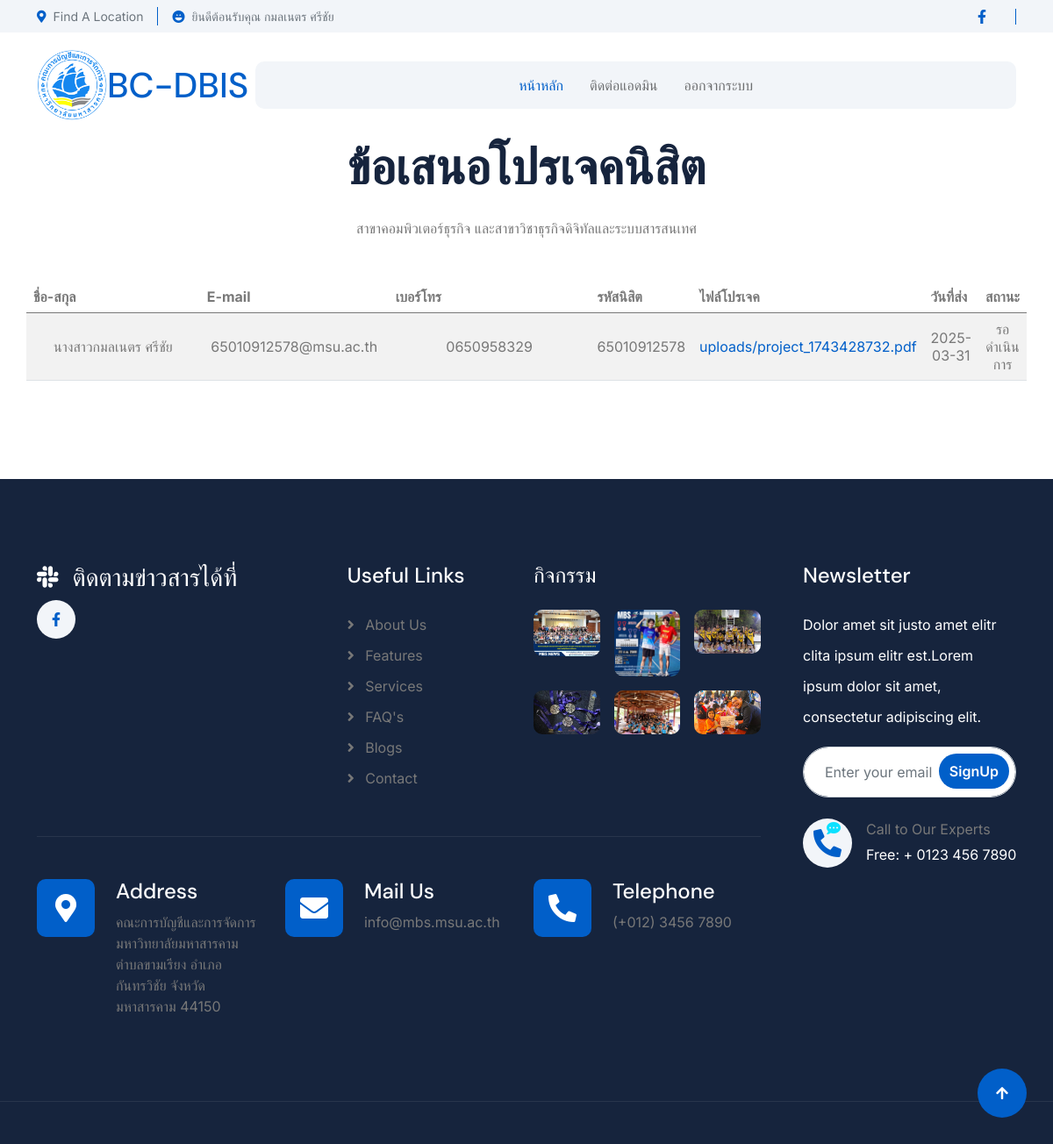
Page /LifeSure-1.0.0/student_status.php (signed in) on the committed database.
### tables this page shows
CREATE TABLE `project` (
  `p_id` int(11) NOT NULL,
  `p_name` varchar(200) NOT NULL,
  `p_phone` varchar(10) NOT NULL,
  `p_email` varchar(500) NOT NULL,
  `p_idstudent` varchar(11) NOT NULL,
  `p_subject` varchar(200) NOT NULL,
  `p_file` longblob NOT NULL,
  `created_at` date NOT NULL DEFAULT current_timestamp(),
  `t_id` int(11) NOT NULL,
  `s_id` int(4) NOT NULL,
  `p_status` varchar(255) DEFAULT 'รอดำเนินการ'
);

### LifeSure-1.0.0/student_status.php (the view, shortened to what this page needs)
<?php
    include_once("connect.php");
?>
<html lang="en">
    <head>
        <link rel="stylesheet" href="https://use.fontawesome.com/releases/v5.15.4/css/all.css"/>
        <link href="https://cdn.jsdelivr.net/npm/bootstrap-icons@1.4.1/font/bootstrap-icons.css" rel="stylesheet">
        <link rel="stylesheet" href="lib/animate/animate.min.css"/>
        <link href="lib/lightbox/css/lightbox.min.css" rel="stylesheet">
        <link href="lib/owlcarousel/assets/owl.carousel.min.css" rel="stylesheet">
        <link href="css/bootstrap.min.css" rel="stylesheet">
        <link href="css/style.css" rel="stylesheet">
    </head>
    <body>
<div class="container-fluid topbar px-0 px-lg-4 bg-light py-2 d-none d-lg-block">
            <div class="container">
                <div class="row gx-0 align-items-center">
                    <div class="col-lg-8 text-center text-lg-start mb-lg-0">
                        <div class="d-flex flex-wrap">
                            <div class="border-end border-primary pe-3">
                                <a href="https://shorturl.asia/Lw9xf" class="text-muted small"><i class="fas fa-map-marker-alt text-primary me-2"></i>Find A Location</a>
                            </div>
                            <div class="ps-3">
                                <div class="text-muted small"><i class="bi bi-emoji-laughing-fill text-primary me-2"></i>ยินดีต้อนรับคุณ <?=$_SESSION['sname'];?></div>
                            </div>
                        </div>
                    </div>
                    <div class="col-lg-4 text-center text-lg-end">
                        <div class="d-flex justify-content-end">
                            <div class="d-flex border-end border-primary pe-3">
                                <a class="btn p-0 text-primary me-3" href="https://www.facebook.com/bc.mbs.thailand"><i class="fab fa-facebook-f"></i></a>
                            </div>
                        </div>
                    </div>
                </div>
            </div>
        </div>
        <div class="container-fluid nav-bar px-0 px-lg-4 py-lg-0">
            <div class="container">
                <nav class="navbar navbar-expand-lg navbar-light">
                <img src="image/1.jpg" class="rounded-circle" width="80" height="80">
                        <h1 class="text-primary mb-0 text-primary me-2"></i>BC-DBIS</h1>
                    <div class="collapse navbar-collapse" id="navbarCollapse">
    <div class="navbar-nav mx-0 mx-lg-auto d-flex align-items-center">
        <a href="indexstudent.php" class="nav-item nav-link active">หน้าหลัก</a>
        <a href="contact-admin1.php" class="nav-item nav-link">ติดต่อแอดมิน</a>
        <a href="logout.php" class="nav-item nav-link">ออกจากระบบ</a>
</div>
</div>
                        </div>
                    </div>
        <?php
if (isset($_SESSION['sid'])) {
    $s_id = $_SESSION['sid'];
    $s_id = mysqli_real_escape_string($conn, $s_id);
} else {
    header("Location: login.php");
    exit();
}
$sql = "SELECT * FROM `project` WHERE s_id = '$s_id' ORDER BY p_id DESC";
$rs = mysqli_query($conn, $sql);
?>
<div class="container-fluid team pb-5">
    <div class="container pb-5">
        <div class="text-center mx-auto pb-5 wow fadeInUp" data-wow-delay="0.2s" style="max-width: 800px;">
            <h1 class="display-4 mb-4">ข้อเสนอโปรเจคนิสิต</h1>
            <p class="mb-0">สาขาคอมพิวเตอร์ธุรกิจ และสาขาวิชาธุรกิจดิจิทัลและระบบสารสนเทศ</p>
        </div>
        <div class="row g-4">
            <table class="table table-striped table-hover">
                <thead>
                    <tr>
                        <th scope="col" width="15%">ชื่อ-สกุล</th>
                        <th scope="col" width="15%">E-mail</th>
                        <th scope="col" width="15%">เบอร์โทร</th>
                        <th scope="col" width="15%">รหัสนิสิต</th>
                        <th scope="col" width="18%">ไฟล์โปรเจค</th>
                        <th scope="col" width="15%">วันที่ส่ง</th>
                        <th scope="col" width="14%">สถานะ</th>
                    </tr>
                </thead>
                <tbody>
                    <?php
                    while($data = mysqli_fetch_array($rs)){
                        $status = $data['p_status'];
                    ?>
                    <tr>
                        <td width="35%" style="text-align: center; vertical-align: middle;"><?= $data['p_name']; ?></td>
                        <td width="20%" style="text-align: center; vertical-align: middle;"><?= $data['p_email']; ?></td>
                        <td width="35%" style="text-align: center; vertical-align: middle;"><?= $data['p_phone']; ?></td>
                        <td width="35%" style="text-align: center; vertical-align: middle;"><?= $data['p_idstudent']; ?></td>
                        <td width="20%" style="text-align: center; vertical-align: middle;">
                            <a href="<?= $data['p_file']; ?>" target="_blank"><?= $data['p_file']; ?></a>
                        </td>
                        <td width="20%" style="text-align: center; vertical-align: middle;"><?= $data['created_at']; ?></td>
                        <td width="14%" style="text-align: center; vertical-align: middle;"><?= $status; ?></td>
                    </tr>
                    <?php
                    }
                    ?>
                </tbody>
            </table>
        </div>
    </div>
</div>
         <div class="container-fluid footer py-5 wow fadeIn" data-wow-delay="0.2s">
            <div class="container py-5">
                <div class="row g-5">
                    <div class="col-xl-9">
                        <div class="mb-5">
                            <div class="row g-4">
                                <div class="col-md-6 col-lg-6 col-xl-5">
                                    <div class="footer-item">
                                        <a href="index.html" class="p-0">
                                            <h3 class="text-white"><i class="fab fa-slack me-3"></i>ติดตามข่าวสารได้ที่</h3>
                                        </a>
                                        <div class="footer-btn d-flex">
                                            <a class="btn btn-md-square rounded-circle me-3" href="https://www.facebook.com/mbstogether"><i class="fab fa-facebook-f"></i></a>
                                        </div>
                                    </div>
                                </div>
                                <div class="col-md-6 col-lg-6 col-xl-3">
                                    <div class="footer-item">
                                        <h4 class="text-white mb-4">Useful Links</h4>
                                        <a href="#"><i class="fas fa-angle-right me-2"></i> About Us</a>
                                        <a href="#"><i class="fas fa-angle-right me-2"></i> Features</a>
                                        <a href="#"><i class="fas fa-angle-right me-2"></i> Services</a>
                                        <a href="#"><i class="fas fa-angle-right me-2"></i> FAQ's</a>
                                        <a href="#"><i class="fas fa-angle-right me-2"></i> Blogs</a>
                                        <a href="#"><i class="fas fa-angle-right me-2"></i> Contact</a>
                                    </div>
                                </div>
                                <div class="col-md-6 col-lg-6 col-xl-4">
                                    <div class="footer-item">
                                        <h4 class="mb-4 text-white">กิจกรรม</h4>
                                        <div class="row g-3">
                                            <div class="col-4">
                                                <div class="footer-instagram rounded">
                                                    <img src="img/ac1.jpg" class="img-fluid w-100" alt="">
                                                </div>
                                           </div>
                                           <div class="col-4">
                                                <div class="footer-instagram rounded">
                                                    <img src="img/ac2.jpg" class="img-fluid w-100" alt="">
                                                </div>
                                           </div>
                                            <div class="col-4">
                                                <div class="footer-instagram rounded">
                                                    <img src="img/ac3.jpg" class="img-fluid w-100" alt="">
                                                </div>
                                           </div>
                                            <div class="col-4">
                                                <div class="footer-instagram rounded">
                                                    <img src="img/ac4.jpg" class="img-fluid w-100" alt="">
                                                </div>
                                           </div>
                                            <div class="col-4">
                                                <div class="footer-instagram rounded">
                                                    <img src="img/ac5.jpg" class="img-fluid w-100" alt="">
                                                </div>
                                           </div>
                                           <div class="col-4">
                                                <div class="footer-instagram rounded">
                                                    <img src="img/ac6.jpg" class="img-fluid w-100" alt="">
                                                </div>
                                            </div>
                                        </div>
                                    </div>
                                </div>
                            </div>
                        </div>
                        <div class="pt-5" style="border-top: 1px solid rgba(255, 255, 255, 0.08);">
                            <div class="row g-0">
                                <div class="col-12">
                                    <div class="row g-4">
                                        <div class="col-lg-6 col-xl-4">
                                            <div class="d-flex">
                                                <div class="btn-xl-square bg-primary text-white rounded p-4 me-4">
                                                    <i class="fas fa-map-marker-alt fa-2x"></i>
                                                </div>
                                                <div>
                                                    <h4 class="text-white">Address</h4>
                                                    <p class="mb-0">คณะการบัญชีและการจัดการ มหาวิทยาลัยมหาสารคาม
ตำบลขามเรียง อำเภอกันทรวิชัย จังหวัดมหาสารคาม
44150</p>
                                                </div>
                                            </div>
                                        </div>
                                        <div class="col-lg-6 col-xl-4">
                                            <div class="d-flex">
                                                <div class="btn-xl-square bg-primary text-white rounded p-4 me-4">
                                                    <i class="fas fa-envelope fa-2x"></i>
                                                </div>
                                                <div>
                                                    <h4 class="text-white">Mail Us</h4>
                                                    <p class="mb-0">info@mbs.msu.ac.th</p>
                                                </div>
                                            </div>
                                        </div>
                                        <div class="col-lg-6 col-xl-4">
                                            <div class="d-flex">
                                                <div class="btn-xl-square bg-primary text-white rounded p-4 me-4">
                                                    <i class="fa fa-phone-alt fa-2x"></i>
                                                </div>
                                                <div>
                                                    <h4 class="text-white">Telephone</h4>
                                                    <p class="mb-0">(+012) 3456 7890</p>
                                                </div>
                                            </div>
                                        </div>
                                    </div>
                                </div>
                            </div>
                        </div>
                    </div>
                    <div class="col-xl-3">
                        <div class="footer-item">
                            <h4 class="text-white mb-4">Newsletter</h4>
                            <p class="text-white mb-3">Dolor amet sit justo amet elitr clita ipsum elitr est.Lorem ipsum dolor sit amet, consectetur adipiscing elit.</p>
                            <div class="position-relative rounded-pill mb-4">
                                <input class="form-control rounded-pill w-100 py-3 ps-4 pe-5" type="text" placeholder="Enter your email">
                                <button type="button" class="btn btn-primary rounded-pill position-absolute top-0 end-0 py-2 mt-2 me-2">SignUp</button>
                            </div>
                            <div class="d-flex flex-shrink-0">
                                <div class="footer-btn">
                                    <a href="#" class="btn btn-lg-square rounded-circle position-relative wow tada" data-wow-delay=".9s">
                                        <i class="fa fa-phone-alt fa-2x"></i>
                                        <div class="position-absolute" style="top: 2px; right: 12px;">
                                            <span><i class="fa fa-comment-dots text-secondary"></i></span>
                                        </div>
                                    </a>
                                </div>
                                <div class="d-flex flex-column ms-3 flex-shrink-0">
                                    <span>Call to Our Experts</span>
                                    <a href="tel:+ 0123 456 7890"><span class="text-white">Free: + 0123 456 7890</span></a>
                                </div>
                            </div>
                        </div>
                    </div>
                </div>
            </div>
        </div>
        <div class="container-fluid copyright py-4">
        </div>
        <a href="#" class="btn btn-primary btn-lg-square rounded-circle back-to-top"><i class="fa fa-arrow-up"></i></a>
    </body>
</html>

### rows in the picture
project: p_name "นางสาวกมลเนตร ศรีชัย", p_email "65010912578@msu.ac.th", p_phone "0650958329", p_idstudent "65010912578", p_file "uploads/project_1743428732.pdf", created_at "2025-03-31", p_status "รอดำเนินการ"

### other values in the picture
$_SESSION['sname'] "กมลเนตร ศรีชัย"
